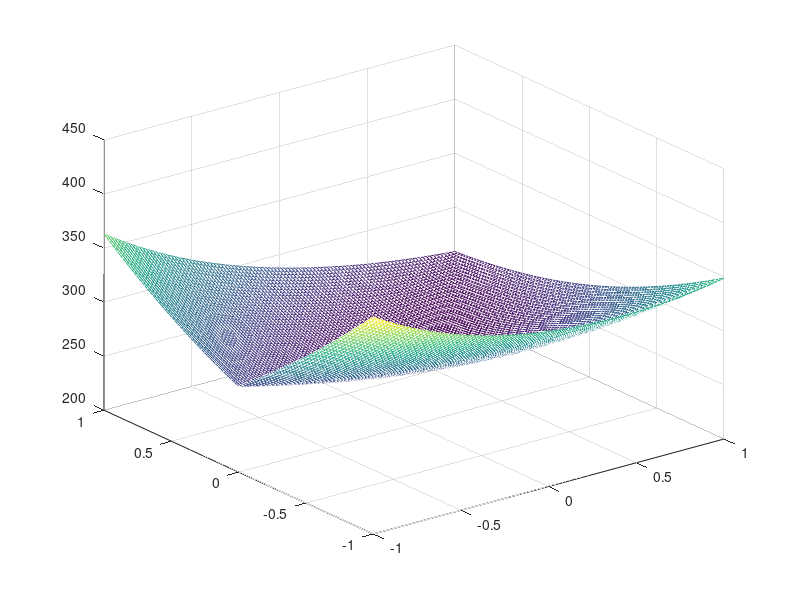

Reproduce this figure in MATLAB. (Note: this script raises an error after producing the figure.)
%%
% Aufgabe 1
f=@(x,y) x.^4 + 4.*x.^3 + x.^2.*y - 24.*x.^2 + 3.*x.^2.*y - 24.*y.^2 + y.^4 + 1;

x=linspace(-8,5,100);
y=linspace(-6,6,100);

[X,Y] = meshgrid(x,y);
Z= f(X,Y);

mesh(X,Y,Z);
% contour(X,Y,Z,100);

%%
% Aufgabe 2
format shortG
f=@(x,y) x.^4 + 4.*x.^3 + x.^2.*y - 24.*x.^2 + 3.*x.^2.*y - 24.*y.^2 + y.^4 + 1;
g=@(v) f(v(1), v(2));

[v, opt] = fminunc(g, [-4,-4]);
disp(opt);

%%
% Aufgabe 3
% Euklidische Distanz von Lieferungen
% a
f = @(v) 85*sqrt((1-v(1))^2 + (1-v(2))^2) + 40*sqrt((1-v(1))^2 + (-1-v(2))^2) + 80*sqrt((-1-v(1))^2 + v(2)^2);
unc = fminunc(f,[0,0]);

%%
% b
f2 = @(x,y) 85*sqrt((1-x).^2 + (1-y).^2) + 40*sqrt((1-x).^2 + (-1-y).^2) + 80*sqrt((-1-x).^2 + y.^2);
[v, opt] = fmincon(f, [1,1], [], [], [], [], [0.5,0.5], [1.5,1.5]);
x = linspace(-1,1,100);
y = linspace(-1,1,100);
[X,Y] = meshgrid(x,y);
Z = f2(X,Y);
mesh(X,Y,Z);

%%
% c -> Lagerhaus mus sich auf x-Achse befinden(y=0)
f2 = @(x,y) 85*sqrt((1-x).^2 + (1-y).^2) + 40*sqrt((1-x).^2 + (-1-y).^2) + 80*sqrt((-1-x).^2 + y.^2);
[v, opt] = fmincon(f, [1,1], [], [], [0,1], [0]);
x = linspace(-1,1,100);
y = linspace(-1,1,100);
[X,Y] = meshgrid(x,y);
Z = f2(X,Y);
mesh(X,Y,Z);
contour(X,Y,Z,100);

%%
% d -> Lagerhaus muss ich aufder linken Halbebene befinden(x < 0)
f2 = @(x,y) 85*sqrt((1-x).^2 + (1-y).^2) + 40*sqrt((1-x).^2 + (-1-y).^2) + 80*sqrt((-1-x).^2 + y.^2);
[v, opt] = fmincon(f, [0,1], [1,0], [0]);

%%
% e -> Lagerhaus befindet sich innerhalb eines Radius von 0.5 um Position A
% function confun erstellt -> Siehe confun.m -> V_2021_11_10  Lagerhaus Beispiel E

f2 = @(x,y) 85*sqrt((1-x).^2 + (1-y).^2) + 40*sqrt((1-x).^2 + (-1-y).^2) + 80*sqrt((-1-x).^2 + y.^2);
[v, opt] = fmincon(f, [1,1], [], [], [], [], [], [], @confun);

%%
% Aufgabe 4

